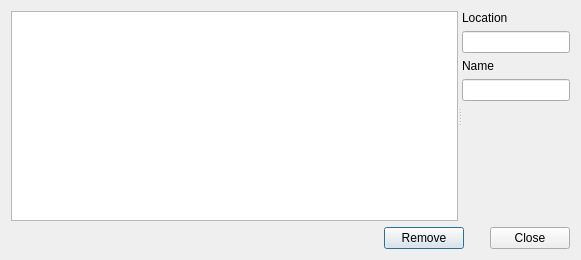
<?xml version="1.0" encoding="UTF-8"?>
<ui version="4.0">
 <class>Dialog</class>
 <widget class="QDialog" name="Dialog">
  <property name="geometry">
   <rect>
    <x>0</x>
    <y>0</y>
    <width>581</width>
    <height>260</height>
   </rect>
  </property>
  <property name="windowTitle">
   <string>Dialog</string>
  </property>
  <layout class="QVBoxLayout" name="verticalLayout_2" stretch="1,0">
   <item>
    <widget class="QSplitter" name="splitter_2">
     <property name="orientation">
      <enum>Qt::Horizontal</enum>
     </property>
     <widget class="QTreeWidget" name="treeWidget">
      <property name="sizePolicy">
       <sizepolicy hsizetype="Expanding" vsizetype="Expanding">
        <horstretch>3</horstretch>
        <verstretch>0</verstretch>
       </sizepolicy>
      </property>
      <property name="rootIsDecorated">
       <bool>false</bool>
      </property>
      <attribute name="headerVisible">
       <bool>false</bool>
      </attribute>
      <column>
       <property name="text">
        <string notr="true">1</string>
       </property>
      </column>
     </widget>
     <widget class="QWidget" name="">
      <layout class="QVBoxLayout" name="verticalLayout" stretch="0,0,0,0,0">
       <item>
        <widget class="QLabel" name="label">
         <property name="sizePolicy">
          <sizepolicy hsizetype="Preferred" vsizetype="Preferred">
           <horstretch>1</horstretch>
           <verstretch>0</verstretch>
          </sizepolicy>
         </property>
         <property name="text">
          <string>Location</string>
         </property>
        </widget>
       </item>
       <item>
        <widget class="QLineEdit" name="lineEdit">
         <property name="sizePolicy">
          <sizepolicy hsizetype="Expanding" vsizetype="Fixed">
           <horstretch>1</horstretch>
           <verstretch>0</verstretch>
          </sizepolicy>
         </property>
        </widget>
       </item>
       <item>
        <widget class="QLabel" name="label_2">
         <property name="sizePolicy">
          <sizepolicy hsizetype="Preferred" vsizetype="Preferred">
           <horstretch>1</horstretch>
           <verstretch>0</verstretch>
          </sizepolicy>
         </property>
         <property name="text">
          <string>Name</string>
         </property>
        </widget>
       </item>
       <item>
        <widget class="QLineEdit" name="lineEdit_2"/>
       </item>
       <item>
        <spacer name="verticalSpacer">
         <property name="orientation">
          <enum>Qt::Vertical</enum>
         </property>
         <property name="sizeHint" stdset="0">
          <size>
           <width>20</width>
           <height>40</height>
          </size>
         </property>
        </spacer>
       </item>
      </layout>
     </widget>
    </widget>
   </item>
   <item>
    <layout class="QHBoxLayout" name="horizontalLayout">
     <item>
      <spacer name="horizontalSpacer">
       <property name="orientation">
        <enum>Qt::Horizontal</enum>
       </property>
       <property name="sizeHint" stdset="0">
        <size>
         <width>40</width>
         <height>20</height>
        </size>
       </property>
      </spacer>
     </item>
     <item>
      <widget class="QPushButton" name="pushButton_2">
       <property name="sizePolicy">
        <sizepolicy hsizetype="Minimum" vsizetype="Fixed">
         <horstretch>0</horstretch>
         <verstretch>0</verstretch>
        </sizepolicy>
       </property>
       <property name="text">
        <string>Remove</string>
       </property>
      </widget>
     </item>
     <item>
      <spacer name="horizontalSpacer_2">
       <property name="orientation">
        <enum>Qt::Horizontal</enum>
       </property>
       <property name="sizeType">
        <enum>QSizePolicy::Minimum</enum>
       </property>
       <property name="sizeHint" stdset="0">
        <size>
         <width>20</width>
         <height>20</height>
        </size>
       </property>
      </spacer>
     </item>
     <item>
      <widget class="QPushButton" name="pushButton">
       <property name="text">
        <string>Close</string>
       </property>
      </widget>
     </item>
    </layout>
   </item>
  </layout>
 </widget>
 <resources/>
 <connections/>
</ui>
